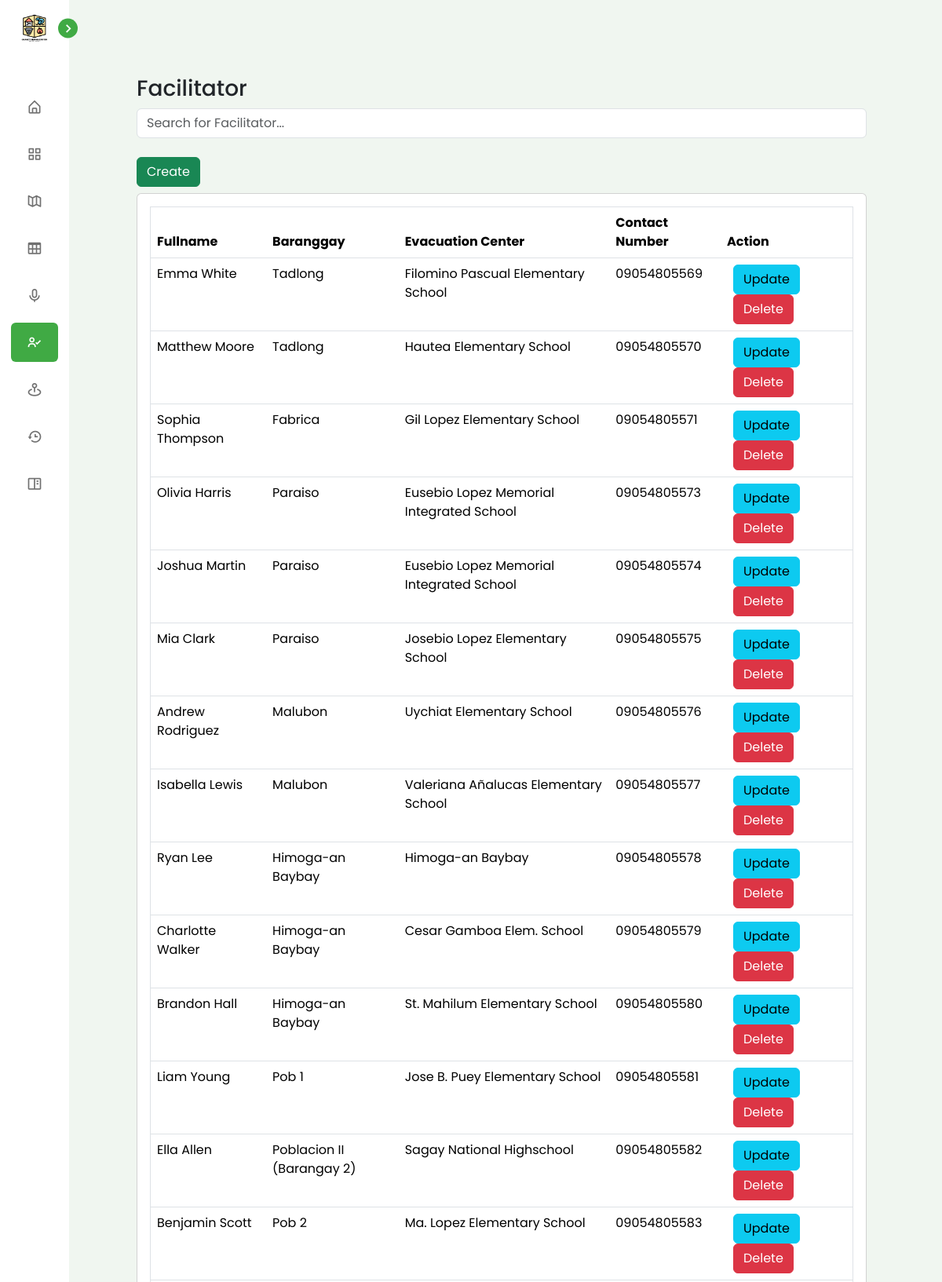
The page /view/pages/admin/facilitator.php (signed in, upper part) on the database its author committed.
### tables this page shows
CREATE TABLE `tbl_evacuation_location` (
  `id` int(11) NOT NULL,
  `location_id` varchar(255) NOT NULL,
  `location_name` varchar(255) NOT NULL,
  `location_description` varchar(255) NOT NULL,
  `location_latitude` varchar(255) NOT NULL,
  `location_longhitude` varchar(255) NOT NULL,
  `location_current_no_of_evacuue` int(255) NOT NULL,
  `location_max_accommodate` int(255) NOT NULL,
  `facilitator_id` int(255) NOT NULL
);

CREATE TABLE `tbl_facilitator_access` (
  `id` int(11) NOT NULL,
  `facilitator_username` varchar(255) NOT NULL,
  `facilitator_password` varchar(255) NOT NULL,
  `facilitator_fullname` varchar(255) NOT NULL,
  `facilitator_contact_number` varchar(255) NOT NULL
);

### connection/connection.php (called while the page is built, shortened)
<?php
class config {
    public function __construct(){
        $dsn = "mysql:host=".H.";dbname=".DB;
        $username = U;
        $password = P;
        try {
            $this->pdo = new PDO($dsn, $username, $password);
        } catch (PDOException $e) {
            die("Connection failed: " . $e->getMessage());
        }
    }
}
?>

### controller/FacilitatorController.php (called while the page is built, shortened)
<?php
    require('../../../services/FacilitatorServices.php');
    $facilitatorServices = new FacilitatorServices();
?>

### services/FacilitatorServices.php (called while the page is built, shortened)
<?php
require_once("../../../connection/connection.php");
class FacilitatorServices extends config {
        public function getAllFacilitator() {
            try {
                $query = "SELECT
                            el.id,
                            el.location_id,
                            el.location_name,
                            el.location_description,
                            el.facilitator_id,
                            fa.facilitator_username,
                            fa.facilitator_password,
                            fa.facilitator_fullname,
                            fa.facilitator_contact_number
                        FROM
                            tbl_evacuation_location AS el
                        JOIN
                            tbl_facilitator_access AS fa
                        ON
                            el.facilitator_id = fa.id
                        WHERE
                            1;
                        ";
                $stmt = $this->pdo->prepare($query);
                $stmt->execute();
                $announcement =  $stmt->fetchAll(PDO::FETCH_ASSOC);
                return  $announcement;
            } catch (PDOException $e) {
                echo "Error: " . $e->getMessage();
            }
        }
}
?>

### view/pages/admin/facilitator.php (the view, shortened to what this page needs)
<?php
require_once('../../../controller/FacilitatorController.php');
$activeFacilitator = $facilitatorServices->getAllFacilitator();
?>
<?php require_once('../../components/header.php')?>
<div class="p-0 p-md-5">
    <div class="p-4">
        <h3 class="text-dark">Facilitator</h3>
        <div class="mb-3">
            <input type="text" id="searchInput" class="form-control" placeholder="Search for Facilitator...">
        </div>
        <button type="button" class="btn btn-success mx-0 my-md-2"
                                        data-bs-toggle="modal"
                                        data-bs-target="#facilitatorModal"
                                        data-bs-action="create">
                                        Create
                                    </button>
        <div class="table-responsive card p-3">
            <table border="1" class="table p-3" id="pestData">
                <thead>
                    <tr>
                        <th>Fullname</th>
                        <th>Baranggay</th>
                        <th>Evacuation Center</th>
                        <th>Contact Number</th>
                        <th>Action</th>
                    </tr>
                </thead>
                <tbody>
                    <?php if (!empty($activeFacilitator)): ?>
                        <?php foreach ($activeFacilitator  as $facilitator): ?>
                            <tr>
                                <td><?php echo htmlspecialchars($facilitator['facilitator_fullname']); ?></td>
                                <td><?php echo htmlspecialchars($facilitator['location_name']); ?></td>
                                <td><?php echo htmlspecialchars($facilitator['location_description']); ?></td>
                                <td><?php echo htmlspecialchars($facilitator['facilitator_contact_number']); ?></td>
                                <td><button type="button" class="btn btn-info mx-0 mx-md-2 my-1 my-md-0"
                                        data-bs-toggle="modal"
                                        data-bs-target="#facilitatorModal"
                                        data-bs-id="<?php echo htmlspecialchars($facilitator['id']); ?>"
                                        data-bs-username="<?php echo htmlspecialchars($facilitator['facilitator_username']); ?>"
                                        data-bs-password="<?php echo htmlspecialchars($facilitator['facilitator_password']); ?>"
                                        data-bs-fullname="<?php echo htmlspecialchars($facilitator['facilitator_fullname']); ?>"
                                        data-bs-contact_number="<?php echo htmlspecialchars($facilitator['facilitator_contact_number']); ?>"
                                        data-bs-action="update">
                                        Update
                                </button><button type="button" class="btn btn-danger mx-0 mx-md-2 my-1 my-md-0"
                                        data-bs-toggle="modal"
                                        data-bs-target="#deleteModal"
                                        data-bs-id="<?php echo htmlspecialchars($facilitator['id']); ?>">
                                        Delete
                                </button></td>
                            </tr>
                        <?php endforeach; ?>
                    <?php else: ?>
                        <tr>
                            <td colspan="6" class="text-center">No records found.</td>
                        </tr>
                    <?php endif; ?>
                </tbody>
            </table>
        </div>
    </div>
</div>
<?php require_once('../../components/footer.php')?>

### view/css/sidebar.css (style rules this page uses)
* { margin: 0; padding: 0; box-sizing: border-box; font-family: 'Poppins', sans-serif; }
:root { --body-color: #f0f6f0; --sidebar-color: #FFF; --primary-color: #40aa44; --primary-color-light: #fffbf5; --toggle-color: #DDD; --text-color: #707070; --tran-03: all 0.2s ease; --tran-03: all 0.3s ease; --tran-04: all 0.3s ease; --tran-05: all 0.3s ease; }
body { min-height: 100vh; background-color: var(--body-color); transition: var(--tran-05); }

### rows shown on the page
tbl_evacuation_location: tbl_facilitator_access.facilitator_fullname "Emma White", location_name "Tadlong", location_description "Filomino Pascual Elementary School", tbl_facilitator_access.facilitator_contact_number "09054805569"
tbl_evacuation_location: tbl_facilitator_access.facilitator_fullname "Matthew Moore", location_name "Tadlong", location_description "Hautea Elementary School", tbl_facilitator_access.facilitator_contact_number "09054805570"
tbl_evacuation_location: tbl_facilitator_access.facilitator_fullname "Sophia Thompson", location_name "Fabrica", location_description "Gil Lopez Elementary School", tbl_facilitator_access.facilitator_contact_number "09054805571"
tbl_evacuation_location: tbl_facilitator_access.facilitator_fullname "Olivia Harris", location_name "Paraiso", location_description "Eusebio Lopez Memorial Integrated School", tbl_facilitator_access.facilitator_contact_number "09054805573"
tbl_evacuation_location: tbl_facilitator_access.facilitator_fullname "Joshua Martin", location_name "Paraiso", location_description "Eusebio Lopez Memorial Integrated School", tbl_facilitator_access.facilitator_contact_number "09054805574"
tbl_evacuation_location: tbl_facilitator_access.facilitator_fullname "Mia Clark", location_name "Paraiso", location_description "Josebio Lopez Elementary School", tbl_facilitator_access.facilitator_contact_number "09054805575"
tbl_evacuation_location: tbl_facilitator_access.facilitator_fullname "Andrew Rodriguez", location_name "Malubon", location_description "Uychiat Elementary School", tbl_facilitator_access.facilitator_contact_number "09054805576"
tbl_evacuation_location: tbl_facilitator_access.facilitator_fullname "Isabella Lewis", location_name "Malubon", location_description "Valeriana Añalucas Elementary School", tbl_facilitator_access.facilitator_contact_number "09054805577"
tbl_evacuation_location: tbl_facilitator_access.facilitator_fullname "Ryan Lee", location_name "Himoga-an Baybay", location_description "Himoga-an Baybay", tbl_facilitator_access.facilitator_contact_number "09054805578"
tbl_evacuation_location: tbl_facilitator_access.facilitator_fullname "Charlotte Walker", location_name "Himoga-an Baybay", location_description "Cesar Gamboa Elem. School", tbl_facilitator_access.facilitator_contact_number "09054805579"
tbl_evacuation_location: tbl_facilitator_access.facilitator_fullname "Brandon Hall", location_name "Himoga-an Baybay", location_description "St. Mahilum Elementary School", tbl_facilitator_access.facilitator_contact_number "09054805580"
tbl_evacuation_location: tbl_facilitator_access.facilitator_fullname "Liam Young", location_name "Pob 1", location_description "Jose B. Puey Elementary School", tbl_facilitator_access.facilitator_contact_number "09054805581"
tbl_evacuation_location: tbl_facilitator_access.facilitator_fullname "Ella Allen", location_name "Poblacion II (Barangay 2)", location_description "Sagay National Highschool", tbl_facilitator_access.facilitator_contact_number "09054805582"
tbl_evacuation_location: tbl_facilitator_access.facilitator_fullname "Benjamin Scott", location_name "Pob 2", location_description "Ma. Lopez Elementary School", tbl_facilitator_access.facilitator_contact_number "09054805583"
